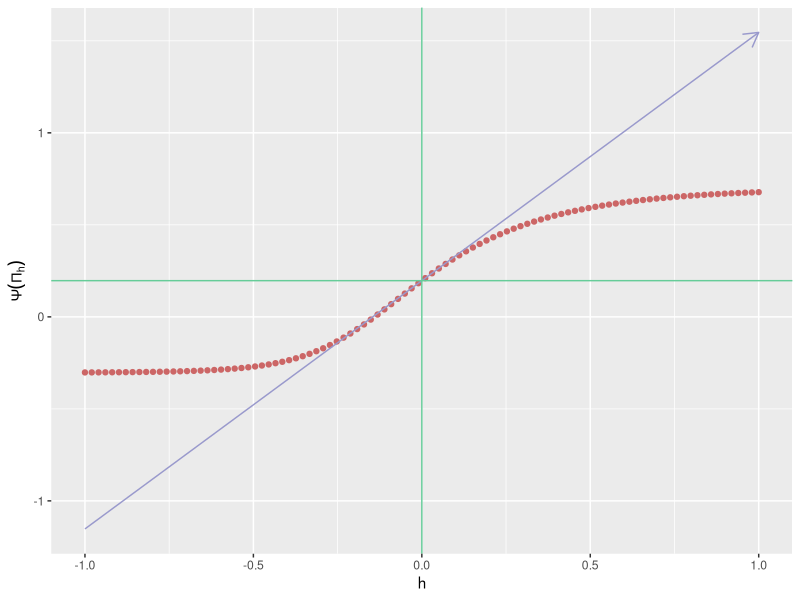
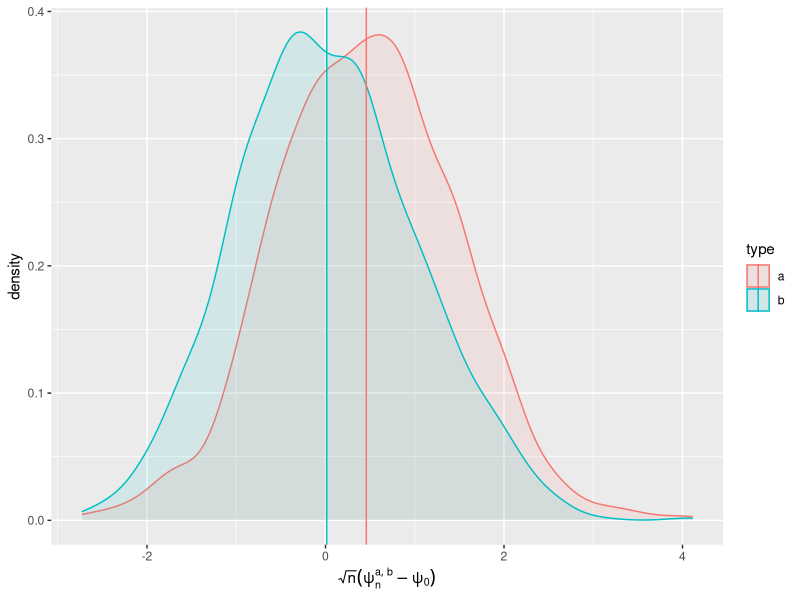

Reproduce these figures in R, in order.
## ----setup, echo = FALSE-------------------------------------------------
knitr::opts_chunk$set(
  size = "tiny",
  warnings = FALSE,
  fig.width = 12, 
  fig.height = 4, 
  fig.path = 'img/')

## ----visible-setup-------------------------------------------------------
set.seed(54321) ## because reproducibility matters...
suppressMessages(library(R.utils)) ## make sure it is installed
suppressMessages(library(tidyverse)) ## make sure it is installed
suppressMessages(library(ggplot2)) ## make sure it is installed
expit <- plogis
logit <- qlogis

## ----simulation----------------------------------------------------------
draw_from_experiment <- function(n, full = FALSE) {
  ## preliminary
  n <- Arguments$getInteger(n, c(1, Inf))
  full <- Arguments$getLogical(full)
  ## ## 'Gbar' and 'Qbar' factors
  Gbar <- function(W) {
    expit(-0.2 + 3 * sqrt(W) - 1.5 * W)
  }
  Qbar <- function(AW) {
    A <- AW[, 1]
    W <- AW[, 2]
    A * cos((1 + W) * pi / 5) + (1 - A) * sin((1 + W^2) * pi / 4)
  }
  ## sampling
  ## ## context
  W <- runif(n)
  ## ## counterfactual rewards
  zeroW <- cbind(A = 0, W)
  oneW <- cbind(A = 1, W)
  Qbar.zeroW <- Qbar(zeroW)
  Qbar.oneW <- Qbar(oneW)
  Yzero <- rbeta(n, shape1 = 1, shape2 = (1 - Qbar.zeroW) / Qbar.zeroW)
  Yone <- rbeta(n, shape1 = 1, shape2 = (1 - Qbar.oneW) / Qbar.oneW)
  ## ## action undertaken
  A <- rbinom(n, size = 1, prob = Gbar(W))
  ## ## actual reward
  Y <- A * Yone + (1 - A) * Yzero
  ## ## observation
  if (full) {
    obs <- cbind(W = W, Yzero = Yzero, Yone = Yone, A = A, Y = Y)
  } else {
    obs <- cbind(W = W, A = A, Y = Y)
  }
  attr(obs, "Gbar") <- Gbar
  attr(obs, "Qbar") <- Qbar
  attr(obs, "QW") <- dunif
  ##
  return(obs)
}

## ----draw-five-obs-------------------------------------------------------
(five_obs <- draw_from_experiment(5))

## ----DAG-----------------------------------------------------------------
## plot the causal diagram

## ----approx-psi-zero-a---------------------------------------------------
B <- 1e6
full_obs <- draw_from_experiment(B, full = TRUE)
(psi_hat <- mean(full_obs[, "Yone"] - full_obs[, "Yzero"]))

## ----approx-psi-zero-b---------------------------------------------------
sd_hat <- sd(full_obs[, "Yone"] - full_obs[, "Yzero"])
alpha <- 0.05
(psi_CI <- psi_hat + c(-1, 1) * qnorm(1 - alpha / 2) * sd_hat / sqrt(B))

## ----another-simulation--------------------------------------------------
draw_from_another_experiment <- function(n, h = 0) {
  ## preliminary
  n <- Arguments$getInteger(n, c(1, Inf))
  h <- Arguments$getNumeric(h)
  ## ## 'Gbar' and 'Qbar' factors
  Gbar <- function(W) {
    sin((1 + W) * pi / 6)
  }
  Qbar <- function(AW, hh = h) {
    A <- AW[, 1]
    W <- AW[, 2]
    expit( logit( A *  W + (1 - A) * W^2 ) +
           hh * 10 * sqrt(W) * A )
  }
  ## sampling
  ## ## context
  W <- runif(n, min = 1/10, max = 9/10)
  ## ## action undertaken
  A <- rbinom(n, size = 1, prob = Gbar(W))
  ## ## reward
  shape1 <- 4
  QAW <- Qbar(cbind(A, W))
  Y <- rbeta(n, shape1 = shape1, shape2 = shape1 * (1 - QAW) / QAW)
  ## ## observation
  obs <- cbind(W = W, A = A, Y = Y)
  attr(obs, "Gbar") <- Gbar
  attr(obs, "Qbar") <- Qbar
  attr(obs, "QW") <- function(x){dunif(x, min = 1/10, max = 9/10)}
  attr(obs, "shape1") <- shape1
  ##
  return(obs)
}

## ----approx-psi-one------------------------------------------------------
five_obs_from_another_experiment <- draw_from_another_experiment(5)
integrand <- function(w) {
  Qbar <- attr(five_obs_from_another_experiment, "Qbar")
  QW <- attr(five_obs_from_another_experiment, "QW")
  ( Qbar(cbind(1, w)) - Qbar(cbind(0, w)) ) * QW(w)
}
(psi_Pi_zero <- integrate(integrand, lower = 0, upper = 1)$val)

## ----psi-approx-psi-one,  fig.cap =  "Evolution of statistical parameter $\\Psi$ along fluctuation $\\{\\Pi_{h} : h \\in H\\}$."----
approx <- seq(-1, 1, length.out = 1e2)
psi_Pi_h <- sapply(approx, function(t) {
  obs_from_another_experiment <- draw_from_another_experiment(1, h = t)
  integrand <- function(w) {
    Qbar <- attr(obs_from_another_experiment, "Qbar")
    QW <- attr(obs_from_another_experiment, "QW")
    ( Qbar(cbind(1, w)) - Qbar(cbind(0, w)) ) * QW(w)
  }
  integrate(integrand, lower = 0, upper = 1)$val  
})
slope_approx <- (psi_Pi_h - psi_Pi_zero) / approx
slope_approx <- slope_approx[min(which(approx > 0))]
ggplot() +
  geom_point(data = data.frame(x = approx, y = psi_Pi_h), aes(x, y),
             color = "#CC6666") +
  geom_segment(aes(x = -1, y = psi_Pi_zero - slope_approx,
                   xend = 1, yend = psi_Pi_zero + slope_approx),
               arrow = arrow(length = unit(0.03, "npc")),
               color = "#9999CC") +
  geom_vline(xintercept = 0, color = "#66CC99") +
  geom_hline(yintercept = psi_Pi_zero, color = "#66CC99") +
  labs(x = "h", y = expression(Psi(Pi[h]))) 

## ----eic-----------------------------------------------------------------
eic <- function(obs, psi) {
  Qbar <- attr(obs, "Qbar")
  Gbar <- attr(obs, "Gbar")
  QAW <- Qbar(obs[, c("A", "W")])
  gW <- Gbar(obs[, "W"])
  lgAW <- obs[, "A"] * gW + (1 - obs[, "A"]) * (1 - gW)
  ( Qbar(cbind(1, obs[, "W"])) - Qbar(cbind(0, obs[, "W"])) - psi ) +
    (2 * obs[, "A"] - 1) / lgAW * (obs[, "Y"] - QAW)
}

(eic(five_obs, psi = psi_hat))
(eic(five_obs_from_another_experiment, psi = psi_Pi_zero))

## ----cramer-rao----------------------------------------------------------
obs <- draw_from_experiment(B)
(cramer_rao_hat <- var(eic(obs, psi = psi_hat)))

## ----cramer-rao-another-experiment---------------------------------------
obs_from_another_experiment <- draw_from_another_experiment(B)
(cramer_rao_Pi_zero_hat <- var(eic(obs_from_another_experiment, psi = 59/300)))
(ratio <- sqrt(cramer_rao_Pi_zero_hat/cramer_rao_hat))

## ----recover-slope-------------------------------------------------------
s_draw_from_another_experiment <- function(obs) { 
  ## preliminary
  Qbar <- attr(obs, "Qbar")
  QAW <- Qbar(obs[, c("A", "W")])
  shape1 <- Arguments$getInteger(attr(obs, "shape1"), c(1, Inf))
  ## computations
  betaAW <- shape1 * (1 - QAW) / QAW
  out <- log(1 - obs[, "Y"])
  for (int in 1:shape1) {
    out <- out + 1/(int - 1 + betaAW)
  }
  out <- - out * shape1 * (1 - QAW) / QAW * 10 * sqrt(obs[, "W"]) * obs[, "A"]
  ## no need to center given how we will use it
  return(out)
}

vars <- eic(obs_from_another_experiment, psi = 59/300) *
  s_draw_from_another_experiment(obs_from_another_experiment)
sd_hat <- sd(vars)
(slope_hat <- mean(vars))
(slope_CI <- slope_hat + c(-1, 1) * qnorm(1 - alpha / 2) * sd_hat / sqrt(B))

## ----known-Gbar-one, fig.cap  = "Two estimators of $\\psi_{0}$, one of them poor, the other assuming that $\\Gbar_{0}$ is known."----
Gbar <- attr(obs, "Gbar")

psi_hat_ab <- obs %>% as_tibble() %>% mutate(id = 1:nrow(obs) %% 1e3) %>%
  mutate(lgAW = A * Gbar(W) + (1 - A) * (1 - Gbar(W))) %>% group_by(id) %>%
  summarize(est_a = mean(Y[A==1]) - mean(Y[A==0]),
            est_b = mean(Y * (2 * A - 1) / lgAW),
            std_b = sd(Y * (2 * A - 1) / lgAW),
            clt_b = sqrt(n()) * (est_b - psi_hat) / std_b)
std_a <- sd(psi_hat_ab$est_a)
psi_hat_ab <- psi_hat_ab %>%
  mutate(std_a = std_a,
         clt_a = (est_a - psi_hat) / std_a) %>% 
  gather(key, value, -id) %>%
  extract(key, c("what", "type"), "([^_]+)_([ab])") %>%
  spread(what, value)

(bias <- psi_hat_ab %>% group_by(type) %>% summarise(bias = mean(clt)))

ggplot(psi_hat_ab, aes(clt, fill = type, colour = type)) +
  geom_density(alpha = 0.1) +
  geom_vline(aes(xintercept = bias, colour = type), bias) +
  labs(x = expression(paste(sqrt(n)*(psi[n]^{list(a, b)} - psi[0])))) 

